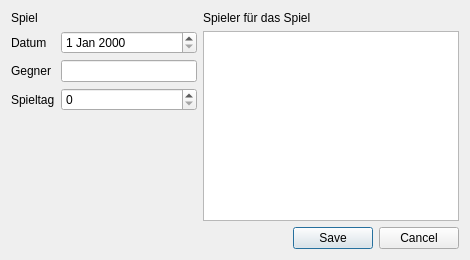
<?xml version="1.0" encoding="UTF-8"?>
<ui version="4.0">
 <class>Dialog</class>
 <widget class="QDialog" name="Dialog">
  <property name="geometry">
   <rect>
    <x>0</x>
    <y>0</y>
    <width>470</width>
    <height>260</height>
   </rect>
  </property>
  <property name="windowTitle">
   <string>Spieltag anlegen</string>
  </property>
  <layout class="QGridLayout" name="gridLayout_2">
   <item row="0" column="0">
    <layout class="QGridLayout" name="gridLayout">
     <item row="0" column="0">
      <widget class="QLabel" name="label">
       <property name="text">
        <string>Spiel</string>
       </property>
       <property name="textFormat">
        <enum>Qt::TextFormat::MarkdownText</enum>
       </property>
      </widget>
     </item>
     <item row="1" column="0">
      <layout class="QGridLayout" name="gridLayout_3">
       <item row="1" column="1">
        <widget class="QLineEdit" name="opponentLineEdit"/>
       </item>
       <item row="3" column="0">
        <spacer name="verticalSpacer">
         <property name="orientation">
          <enum>Qt::Orientation::Vertical</enum>
         </property>
         <property name="sizeHint" stdset="0">
          <size>
           <width>20</width>
           <height>40</height>
          </size>
         </property>
        </spacer>
       </item>
       <item row="0" column="0">
        <widget class="QLabel" name="label_5">
         <property name="text">
          <string>Datum</string>
         </property>
        </widget>
       </item>
       <item row="1" column="0">
        <widget class="QLabel" name="label_3">
         <property name="text">
          <string>Gegner</string>
         </property>
        </widget>
       </item>
       <item row="2" column="0">
        <widget class="QLabel" name="label_2">
         <property name="text">
          <string>Spieltag</string>
         </property>
        </widget>
       </item>
       <item row="0" column="1">
        <widget class="QDateEdit" name="dateEdit"/>
       </item>
       <item row="2" column="1">
        <widget class="QSpinBox" name="daySpinBox"/>
       </item>
      </layout>
     </item>
     <item row="1" column="1">
      <widget class="QTableView" name="playerTtableView"/>
     </item>
     <item row="2" column="1">
      <widget class="QDialogButtonBox" name="buttonBox">
       <property name="orientation">
        <enum>Qt::Orientation::Horizontal</enum>
       </property>
       <property name="standardButtons">
        <set>QDialogButtonBox::StandardButton::Cancel|QDialogButtonBox::StandardButton::Save</set>
       </property>
      </widget>
     </item>
     <item row="0" column="1">
      <widget class="QLabel" name="playerHeader">
       <property name="text">
        <string>Spieler für das Spiel</string>
       </property>
      </widget>
     </item>
    </layout>
   </item>
  </layout>
 </widget>
 <tabstops>
  <tabstop>dateEdit</tabstop>
  <tabstop>opponentLineEdit</tabstop>
  <tabstop>playerTtableView</tabstop>
 </tabstops>
 <resources/>
 <connections>
  <connection>
   <sender>buttonBox</sender>
   <signal>accepted()</signal>
   <receiver>Dialog</receiver>
   <slot>accept()</slot>
   <hints>
    <hint type="sourcelabel">
     <x>248</x>
     <y>254</y>
    </hint>
    <hint type="destinationlabel">
     <x>157</x>
     <y>274</y>
    </hint>
   </hints>
  </connection>
  <connection>
   <sender>buttonBox</sender>
   <signal>rejected()</signal>
   <receiver>Dialog</receiver>
   <slot>reject()</slot>
   <hints>
    <hint type="sourcelabel">
     <x>316</x>
     <y>260</y>
    </hint>
    <hint type="destinationlabel">
     <x>286</x>
     <y>274</y>
    </hint>
   </hints>
  </connection>
 </connections>
</ui>
